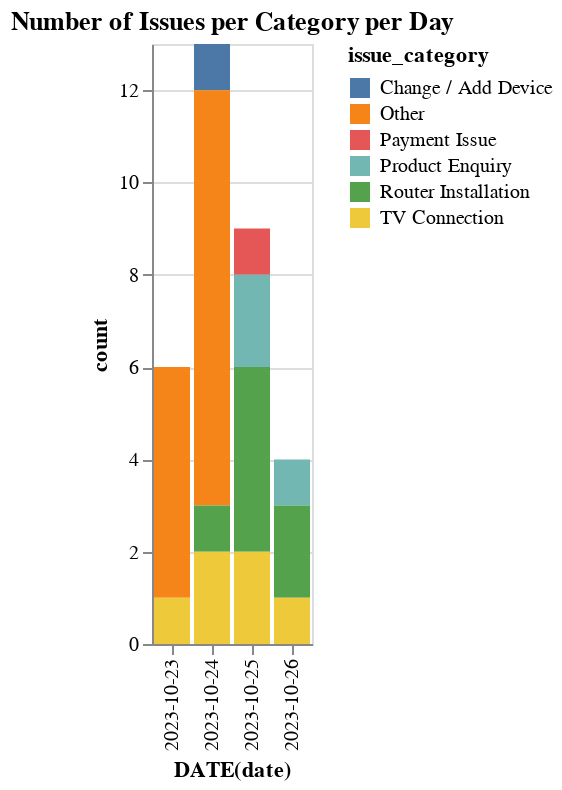

The cell this chart's notebook holds for it:
### Markdown cell above
#### Altair

### Code cell
import altair as alt

alt.Chart(df).mark_bar().encode(
    x='DATE(date):O',
    y='count:Q',
    color='issue_category:N',
).properties(
    title='Number of Issues per Category per Day'
).interactive()

### Figure 1 — Vega-Lite specification as saved in the notebook (floating-point values rounded to 4 significant figures)
{"config": {"view": {"continuousWidth": 300, "continuousHeight": 300}}, "data": {"name": "data-20953d68f7f82bdeb036a7aa3aecd8c5"}, "mark": {"type": "bar"}, "encoding": {"color": {"field": "issue_category", "type": "nominal"}, "x": {"field": "DATE(date)", "type": "ordinal"}, "y": {"field": "count", "type": "quantitative"}}, "params": [{"name": "param_3", "select": {"type": "interval", "encodings": ["x", "y"]}, "bind": "scales"}], "title": "Number of Issues per Category per Day", "$schema": "https://vega.github.io/schema/vega-lite/v5.15.1.json", "datasets": {"data-20953d68f7f82bdeb036a7aa3aecd8c5": [{"DATE(date)": "2023-10-23", "issue_category": "Other", "count": 5}, {"DATE(date)": "2023-10-23", "issue_category": "TV Connection", "count": 1}, {"DATE(date)": "2023-10-24", "issue_category": "Change / Add Device", "count": 1}, {"DATE(date)": "2023-10-24", "issue_category": "Other", "count": 9}, {"DATE(date)": "2023-10-24", "issue_category": "Router Installation", "count": 1}, {"DATE(date)": "2023-10-24", "issue_category": "TV Connection", "count": 2}, {"DATE(date)": "2023-10-25", "issue_category": "Payment Issue", "count": 1}, {"DATE(date)": "2023-10-25", "issue_category": "Product Enquiry", "count": 2}, {"DATE(date)": "2023-10-25", "issue_category": "Router Installation", "count": 4}, {"DATE(date)": "2023-10-25", "issue_category": "TV Connection", "count": 2}, {"DATE(date)": "2023-10-26", "issue_category": "Product Enquiry", "count": 1}, {"DATE(date)": "2023-10-26", "issue_category": "Router Installation", "count": 2}, {"DATE(date)": "2023-10-26", "issue_category": "TV Connection", "count": 1}]}}
